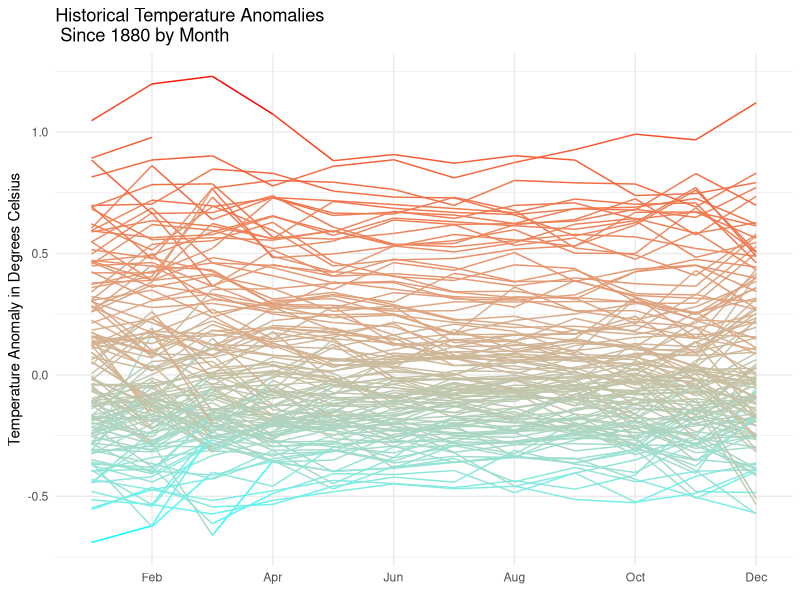
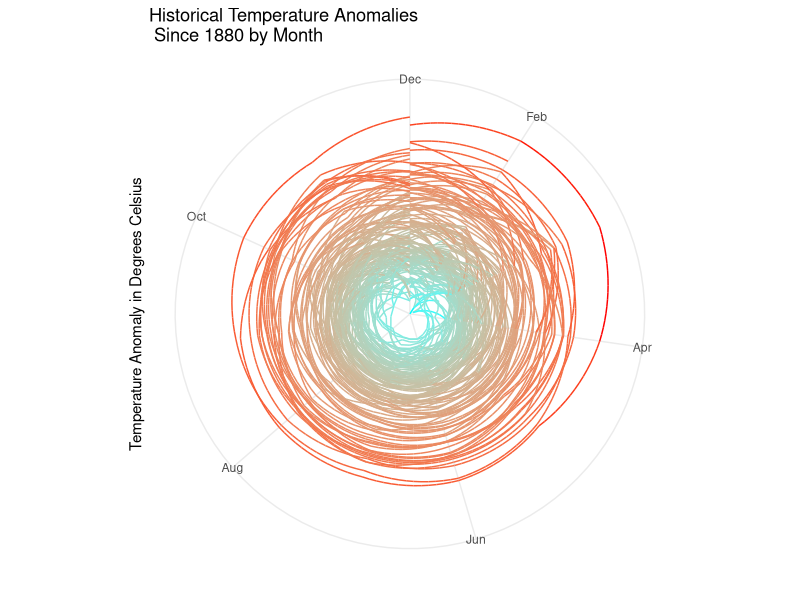

Here is the R script that generated these plots, in order:
# Guided Exercise 4

# loading packages tidyverse and lubridate
library(tidyverse)
library(lubridate)

# load the temperature anomalies data from the csv
monthly_temps <- read_csv("monthly_global_land_and_ocean_temperature_anomalies.csv")
# add column called month_number to monthly_temps making the values equal to their row number
monthly_temps <- mutate(monthly_temps, month_number = row_number())
# makes the existing column YearMonth and turns it into a date value
# if day value doesn't exist, fill in with 1
monthly_temps <- mutate(monthly_temps, date = ymd(YearMonth, truncated=1))
# converts date column into year and month column, where month is equal to its abbrevation
monthly_temps <- mutate(monthly_temps,
                        year=year(date),
                        month=month(date,label=TRUE))
# changes name of column from Value to temperature_anomaly
monthly_temps <- rename(monthly_temps, temperature_anomaly = Value)
# delete the column YearMonth as it is not necessary any longer
monthly_temps <- select(monthly_temps, -YearMonth)

# generate line graph
ggplot(monthly_temps, 
       aes(x=month, 
           y=temperature_anomaly,
           group=year,
           color=temperature_anomaly))+
  geom_line()+
  labs(title="Historical Temperature Anomalies\n Since 1880 by Month",
       y="Temperature Anomaly in Degrees Celsius",x=element_blank())+
  scale_color_gradientn(colors=rev(rainbow(2)), guide=FALSE)+
  scale_x_discrete(breaks=c("Feb","Apr","Jun","Aug","Oct","Dec"))+
  theme_minimal()

# generate polar coordinate graph
ggplot(monthly_temps, 
       aes(x=month, 
           y=temperature_anomaly,
           group=year,
           color=temperature_anomaly))+
  geom_line()+
  labs(title="Historical Temperature Anomalies\n Since 1880 by Month",
       y="Temperature Anomaly in Degrees Celsius",x=element_blank())+
  scale_color_gradientn(colors=rev(rainbow(2)), guide=FALSE)+
  scale_x_discrete(breaks=c("Feb","Apr","Jun","Aug","Oct","Dec"),expand=c(0,0))+
  scale_y_continuous(breaks=NULL)+
  coord_polar(theta="x",start=0)+
  theme_minimal()


# save modified data to an .RData file after writing the information out to a CSV
write_csv(monthly_temps, "modified_monthly_temps.csv")
save(monthly_temps, file="monthly_data.RData")
